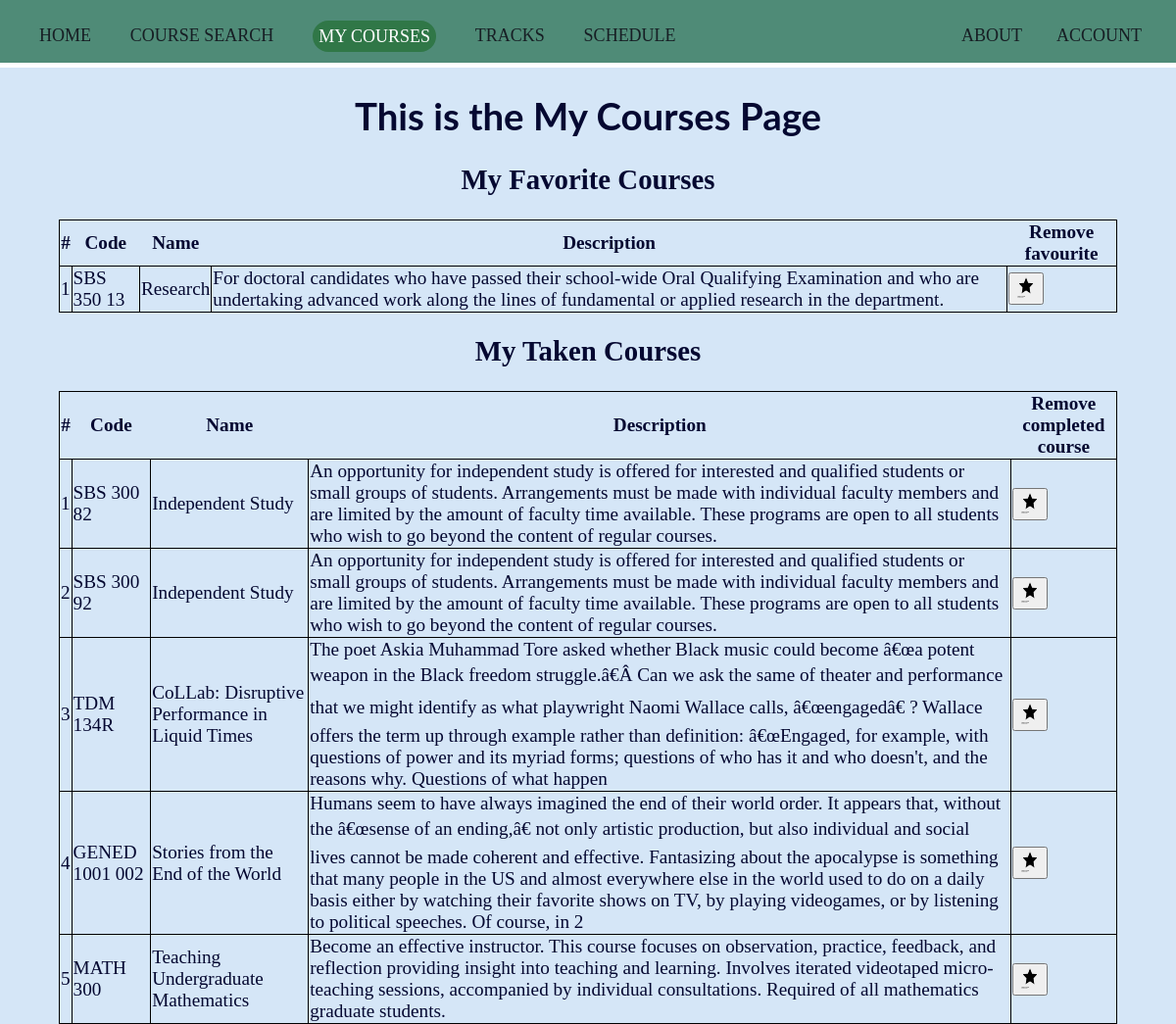
Page /mycourses (signed in) on the committed database.
### tables this page shows
CREATE TABLE courses (
            id INTEGER,
            name TEXT NOT NULL,
            description TEXT,
            code TEXT UNIQUE NOT NULL,
            PRIMARY KEY(id)
            );

### app.py (the view)
@app.route('/mycourses')
@login_required
def mycourses():
    mycourses = "currentpage"
    conn, db = make_cursor("coursedatabase.db")
    user_id = session["user_id"]
    db.execute("SELECT courses.id, courses.name, courses.description, courses.code FROM courses JOIN favourites ON favourites.course_id = courses.id WHERE favourites.user_id = ?", [user_id])
    favourites = db.fetchall()
    completed = db.execute("SELECT courses.id, courses.name, courses.description, courses.code FROM courses JOIN completed ON completed.course_id = courses.id WHERE completed.user_id = ?", [user_id]).fetchall()
    return render_template("mycourses.html", mycourses=mycourses, favourites=favourites, completed=completed)

### app.py (called while the page is built)
def make_cursor(database):
    connection = sqlite3.connect(database)
    return connection, connection.cursor()

@app.after_request
def after_request(response):
    response.headers["Cache-Control"] = "no-cache, no-store, must-revalidate"
    response.headers["Expires"] = 0
    response.headers["Pragma"] = "no-cache"
    return response

### helpers.py (called while the page is built)
def login_required(f):
    @wraps(f)
    def decorated_function(*args, **kwargs):
        if session.get("user_id") is None:
            return redirect("/login")
        return f(*args, **kwargs)
    return decorated_function

### templates/mycourses.html (shortened to what this page needs)
{% extends "layout.html" %}
{% block main %}
<h1 style="text-align: center;">This is the My Courses Page</h1>
<h2 style="text-align: center;"> My Favorite Courses</h2>
<table>
    <thead>
      <tr>
        <th> # </th>
        <th> Code </th>
        <th> Name </th>
        <th> Description </th>
        <th> Remove favourite </th>
      </tr>
    </thead>
    <tbody>
        {% for i, name, desc, code in favourites %}
        <tr>
          <td>{{ loop.index}}</td>
          <td> {{ code }} </td>
          <td> {{ name }} </td>
          <td> {{ desc }} </td>
          <td> <form method="post" action="/removefavourite"> <button name="id" value="{{ i }}">
            <img src="/static/noun_Star_750825.png" alt="Star by Zaff Studio from the Noun Project" style="width:20px;height:24px;">
            </form> </button> </td>
        </tr>
        {% endfor %}
    </tbody>
</table>
<h2 style="text-align: center;"> My Taken Courses</h2>
<table>
  <thead>
    <tr>
      <th> # </th>
      <th> Code </th>
      <th> Name </th>
      <th> Description </th>
      <th> Remove completed course </th>
    </tr>
  </thead>
  <tbody>
      {% for i, name, desc, code in completed %}
      <tr>
        <td>{{ loop.index}}</td>
        <td> {{ code }} </td>
        <td> {{ name }} </td>
        <td> {{ desc }} </td>
        <td> <form method="post" action="/removecompleted"> <button name="remcomplete" value="{{ i }}">
          <img src="/static/noun_Star_750825.png" alt="Star by Zaff Studio from the Noun Project" style="width:20px;height:24px;">
          </form> </button> </td>
      </tr>
      {% endfor %}
  </tbody>
</table>
{% endblock %}

### templates/layout.html
<!doctype html>
<html lang="en">
    <head>
        <link rel="stylesheet" href="static/CS50project_style.css">
    </head>
    <body>
        <header>
            <div class="topbar">
                <nav>
                    <ul>
                        <li>
                            <a class=" {{ home }} " href="/"> Home </a>
                        </li>
                        <li>
                            <a class=" {{ search }} " href="/search"> Course Search </a>
                        </li>
                        <li>
                            <a class=" {{ mycourses }} " href="/mycourses"> My Courses </a>
                        </li>
                        <li>
                            <a class=" {{ tracks }} " href="/tracks"> Tracks </a>
                        </li>
                        <li>
                            <a class=" {{ schedule }} " href="/schedule"> Schedule </a>
                        </li>
                        {% if session.user_id %}
                        <li style = "float:right" style = "padding-right:1em">
                            <a class=" {{ account }} " href="/account"> Account </a>
                        </li>
                        {% else %}
                        <li style = "float:right" style = "padding-right:1em">
                            <a class=" {{ login }} " href="/login"> Log In </a>
                        </li>
                        {% endif %}
                        <li style = "float:right">
                            <a class=" {{ about }} " href="/about"> About </a>
                        </li>
                    </ul>
                </nav>
            </div>
        </header>
    <main>
        {% block main %}{% endblock %}
    </main>
    </body>
</html>

### static/CS50project_style.css (style rules this page uses)
body { background-color: #d5e6f7; color: #050831; font-size: 1.2rem; margin: 0; font-family: 'Merriweather'; }
h1 { border: none; margin: none; font-family: 'Lato', sans-serif; }
header { background: #4f8b77; border-bottom: 5px solid #ffffff; }
header::after { content: ''; display: table; clear: both; }
.topbar { width: 100%; margin: 0 auto; }
nav ul { margin: 0; padding-bottom: 14px; list-style: none; }
nav li { display: inline-block; margin-right: 35px; padding-top: 25px; }
nav a { color: #171e24; text-decoration: none; text-transform: uppercase; font-size: 18px; }
nav a.currentpage { color:white; background-color: #307747; border: .4rem solid transparent; border-radius: 1.3rem; line-height: 1.4; padding: none; text-align: center; transition: color 0.15s ease-in-out, background-color 0.15s ease-in-out, border-color 0.15s ease-in-out, box-shadow 0.15s ease-in-out; vertical-align: middle; }

### templates/mycourses.html (style rules this page uses)
table, tr, td { border: 1px black solid; border-collapse: collapse; }
table { width:90%; margin-left: auto; margin-right: auto; }

### rows in the picture
courses: code "SBS 350 13", name "Research", description "For doctoral candidates who have passed their school-wide Oral Qualifying Examination and who are undertaking advanced work along the lines of fundamental or applied research in the department.", {{ i }} 5 (drawn)
courses: code "SBS 300 82", name "Independent Study", description "An opportunity for independent study is offered for interested and qualified students or small groups of students. Arrangements must be made with individual faculty members and are limited by the amount of faculty time available. These programs are open to all students who wish to go beyond the content of regular courses."
courses: code "SBS 300 92", name "Independent Study", description "An opportunity for independent study is offered for interested and qualified students or small groups of students. Arrangements must be made with individual faculty members and are limited by the amount of faculty time available. These programs are open to all students who wish to go beyond the content of regular courses."
courses: code "TDM 134R", name "CoLLab: Disruptive Performance in Liquid Times", description "The poet Askia Muhammad Tore asked whether Black music could become â€œa potent weapon in the Black freedom struggle.â€Â Can we ask the same of theater and performance that we might identify as what playwright Naomi Wallace calls, â€œengagedâ€ ? Wallace offers the term up through example rather than definition: â€œEngaged, for example, with questions of power and its myriad forms; questions of who has it and who doesn't, and the reasons why. Questions of what happen", {{ i }} 12 (drawn)
courses: code "GENED 1001 002", name "Stories from the End of the World", description "Humans seem to have always imagined the end of their world order. It appears that, without the â€œsense of an ending,â€ not only artistic production, but also individual and social lives cannot be made coherent and effective. Fantasizing about the apocalypse is something that many people in the US and almost everywhere else in the world used to do on a daily basis either by watching their favorite shows on TV, by playing videogames, or by listening to political speeches. Of course, in 2", {{ i }} 7 (drawn)
courses: code "MATH 300", name "Teaching Undergraduate Mathematics", description "Become an effective instructor. This course focuses on observation, practice, feedback, and reflection providing insight into teaching and learning. Involves iterated videotaped micro-teaching sessions, accompanied by individual consultations. Required of all mathematics graduate students.", {{ i }} 1165 (drawn)
